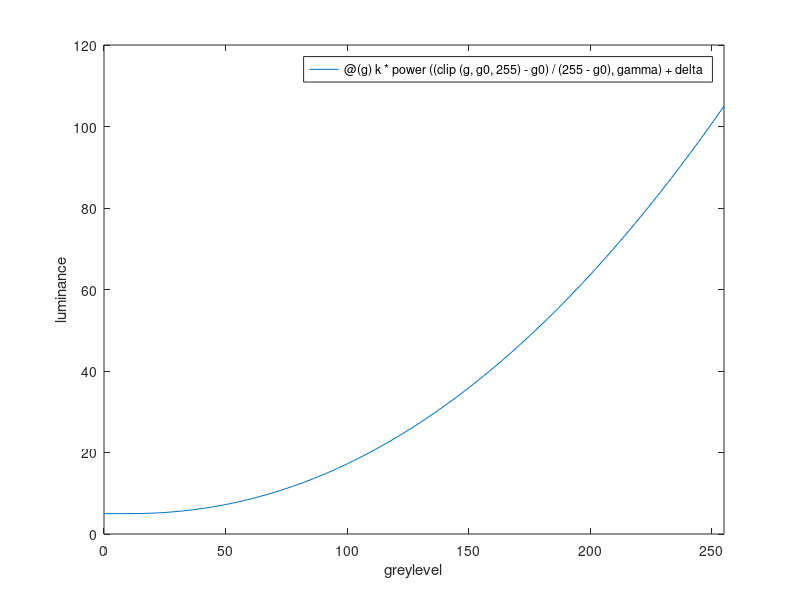

Write MATLAB code to recreate this figure.
% gammasteps.m  Construction of the gamma calibration function, in steps

% 'clip' function restricts x to range [ a b ]
clip = @( x, a, b ) max( min( x, b ), a );

% choose some gamma function parameters for illustration
k = 100;
g0 = 10;
gamma = 2.1;
delta = 5;

% maps g from [ 0, 255 ] to range [ g0, 255 ]; parameter g0 controls point where function bottoms out
gamma1 = @( g ) clip(g,g0,255);
fplot( gamma1, [ 0 255 ]);

% maps g from [ 0, 255 ] to range [ 0, 255-g0 ]; parameter g0 controls point where function bottoms out
gamma2 = @( g ) clip(g,g0,255)-g0;
fplot( gamma2, [ 0 255 ]);

% maps g from [ 0, 255 ] to range [ 0 1 ]
gamma3 = @( g ) (clip(g,g0,255)-g0)/(255-g0);
fplot( gamma3, [ 0 255 ]);

% maps g from [ 0, 255 ] to range [ 0 1 ]; parameter gamma controls curvature
gamma4 = @( g ) power( (clip(g,g0,255)-g0)/(255-g0), gamma );
fplot( gamma4, [ 0 255 ]);

% maps g from [ 0, 255 ] to range [ 0 k ]; parameter k controls luminance range
gamma5 = @( g ) k*power( (clip(g,g0,255)-g0)/(255-g0), gamma );
fplot( gamma5, [ 0 255 ]);

% maps g from [ 0, 255 ] to range [ delta k+delta ]; parameter delta controls minimum luminance
gamma6 = @( g ) k*power( (clip(g,g0,255)-g0)/(255-g0), gamma ) + delta;
fplot( gamma6, [ 0 255 ]);
xlabel greylevel
ylabel luminance
